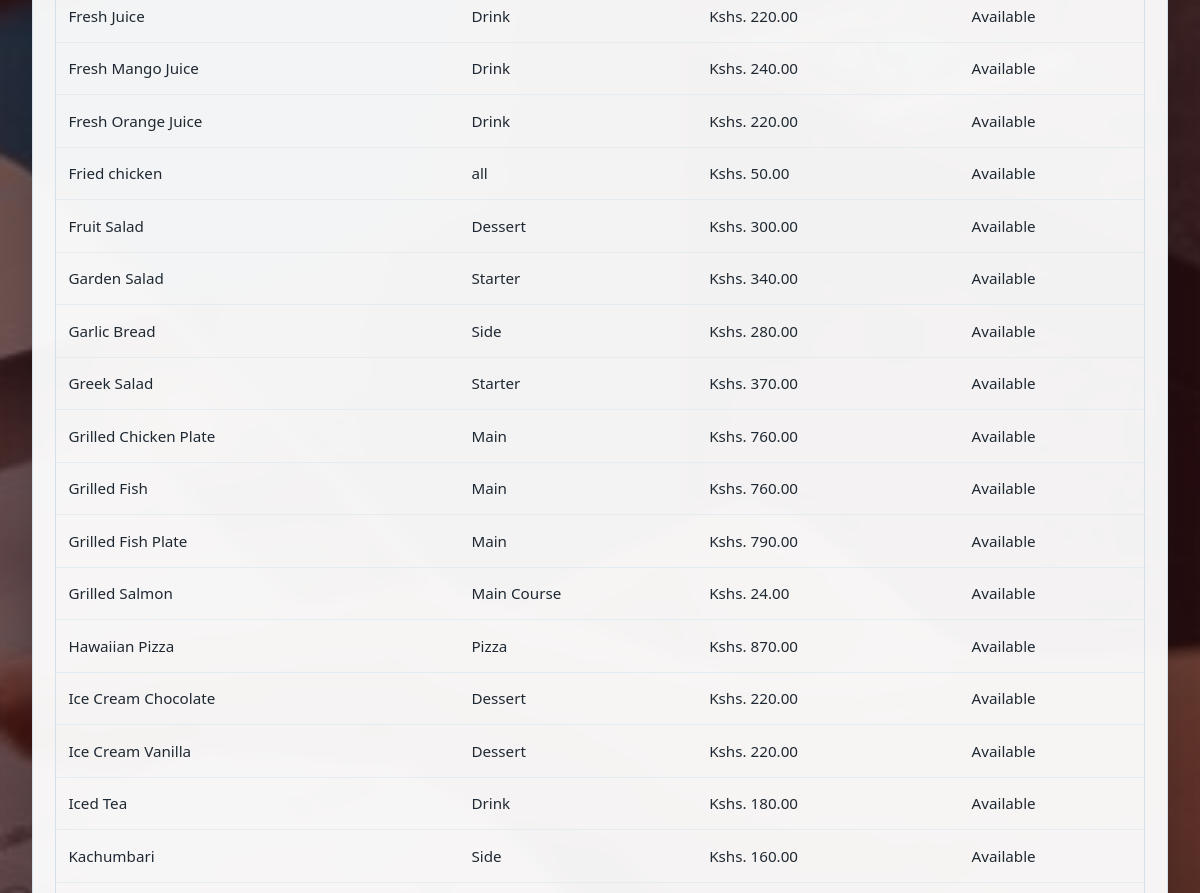
/roles/open_menu.php (signed in, middle part), run on an earlier commit of the app's database.
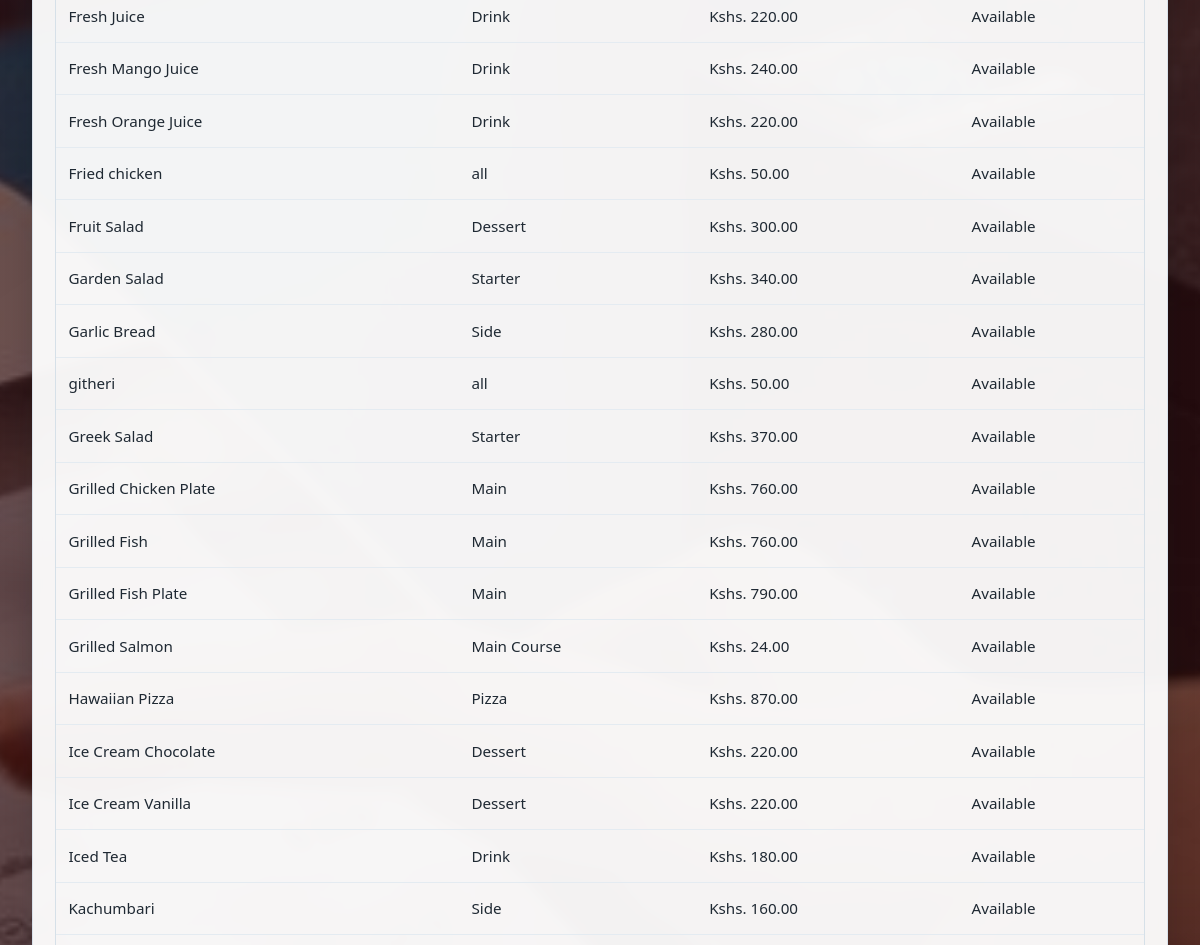
And on a later commit of the database.
### tables this page shows
CREATE TABLE `menu_items` (
  `id` int NOT NULL AUTO_INCREMENT,
  `name` varchar(120) NOT NULL,
  `category` varchar(80) DEFAULT NULL,
  `selling_price` decimal(10,2) NOT NULL,
  `is_available` tinyint(1) DEFAULT '1',
  `created_at` timestamp NULL DEFAULT CURRENT_TIMESTAMP,
  PRIMARY KEY (`id`)
);

### roles/open_menu.php (the view, shortened to what this page needs)
<?php
$conn = new mysqli('localhost', 'root', '1234', 'food_inventory');
$sql = 'SELECT id, name, category, selling_price, is_available FROM menu_items WHERE 1=1';
$sql .= ' ORDER BY is_available DESC, name ASC';
$stmt = $conn->prepare($sql);
if ($stmt) {
    $stmt->execute();
    $menu = $stmt->get_result();
} else {
    $menu = $conn->query('SELECT id, name, category, selling_price, is_available FROM menu_items ORDER BY is_available DESC, name ASC');
}
$role = (string)($_SESSION['role'] ?? 'manager');
$roleClassMap = [
    'waiter' => 'dashboard-waiter',
    'chef' => 'dashboard-chef',
    'manager' => 'dashboard-manager',
    'admin' => 'dashboard-admin'
];
$roleThemeClass = $roleClassMap[$role] ?? 'dashboard-manager';
?>
<!DOCTYPE html>
<html lang="en">
<head>
    <link rel="stylesheet" href="roles_styles.css">
</head>
<body class="dashboard-photo <?php echo htmlspecialchars($roleThemeClass); ?>">
<div class="container">
    <div class="card">
        <div class="table-responsive">
            <table class="data-table">
                <tbody>
                <?php if ($menu && $menu->num_rows > 0): ?>
                    <?php while ($m = $menu->fetch_assoc()): ?>
                        <tr>
                            <td><?php echo htmlspecialchars((string)$m['name']); ?></td>
                            <td><?php echo htmlspecialchars((string)$m['category']); ?></td>
                            <td>Kshs. <?php echo number_format((float)$m['selling_price'], 2); ?></td>
                            <td><?php echo ((int)$m['is_available'] === 1) ? 'Available' : 'Unavailable'; ?></td>
                        </tr>
                    <?php endwhile; ?>
                <?php else: ?>
                    <tr>
                        <td colspan="4">No menu items found.</td>
                    </tr>
                <?php endif; ?>
                </tbody>
            </table>
        </div>
    </div>
</div>
</body>
</html>

What changed in the data, as far as the page shows it:
added menu_items: name "githeri", category "all", selling_price "50.00", is_available "Available"
